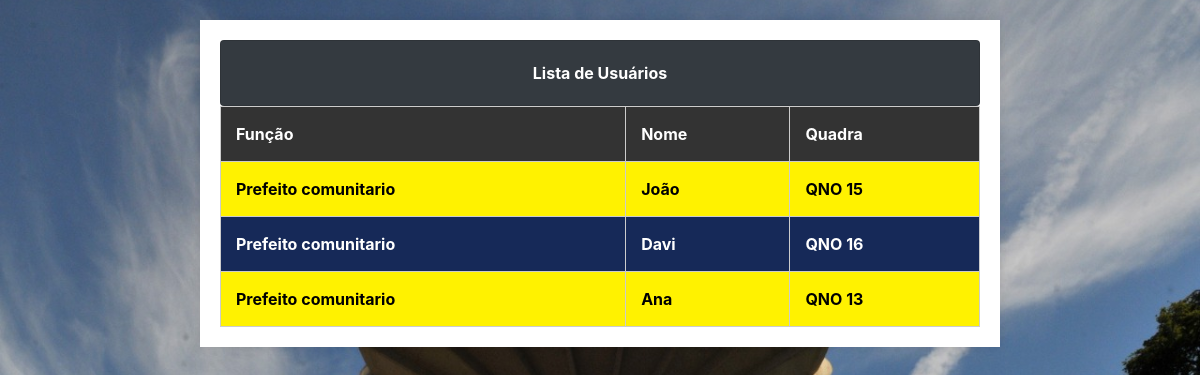
The app's page /view/formMostarLider.php (signed in) with its own data.
### tables this page shows
CREATE TABLE IF NOT EXISTS `tb_usuario` (
  `idusuario` INT(11) NOT NULL AUTO_INCREMENT,
  `login` VARCHAR(45) NOT NULL,
  `senha` VARCHAR(32) NOT NULL,
  `idperfil` INT(11) NOT NULL,
  PRIMARY KEY (`idusuario`),
  INDEX `fk_tb_usuario_tb_perfil1_idx` (`idperfil` ASC),
  CONSTRAINT `fk_tb_usuario_tb_perfil1`
    FOREIGN KEY (`idperfil`)
    REFERENCES `tb_perfil` (`idperfil`)
    ON DELETE NO ACTION
    ON UPDATE NO ACTION);

CREATE TABLE IF NOT EXISTS `tb_perfil` (
  `idperfil` INT(11) NOT NULL AUTO_INCREMENT,
  `descricao` VARCHAR(45) NOT NULL COMMENT '1=administracao\\n2=prefeito comunitario\\n3-suporte\\n',
  PRIMARY KEY (`idperfil`));

CREATE TABLE IF NOT EXISTS `tb_prefeito_comunitario` (
  `idprefeitura` INT(11) NOT NULL AUTO_INCREMENT,
  `nome_prefeito` VARCHAR(45) NOT NULL,
  `cpf_prefeito` VARCHAR(45) NOT NULL,
  `dt_nasc_prefeito` DATE NOT NULL,
  `tel_prefeito` VARCHAR(15) NOT NULL,
  `genero` INT(11) NOT NULL COMMENT '1=masculino\\n2=feminino\\n3=outros',
  `endereco_prefeito` VARCHAR(100) NOT NULL,
  `numero_registro_prefeito` VARCHAR(45) NOT NULL,
  `data_criacao_prefeito` TIMESTAMP NOT NULL DEFAULT CURRENT_TIMESTAMP ON UPDATE CURRENT_TIMESTAMP,
  `idusuario` INT(11) NOT NULL,
  PRIMARY KEY (`idprefeitura`),
  UNIQUE INDEX `cpf_Prefeito_UNIQUE` (`cpf_prefeito` ASC),
  UNIQUE INDEX `tel_prefeito_UNIQUE` (`tel_prefeito` ASC),
  UNIQUE INDEX `numero_registro_prefeito_UNIQUE` (`numero_registro_prefeito` ASC),
  INDEX `fk_tb_prefeito_comunitario_tb_usuario1_idx` (`idusuario` ASC),
  CONSTRAINT `fk_tb_prefeito_comunitario_tb_usuario1`
    FOREIGN KEY (`idusuario`)
    REFERENCES `tb_usuario` (`idusuario`)
    ON DELETE NO ACTION
    ON UPDATE NO ACTION);

### DAO/Tb_usuarioDAO.php (called while the page is built, shortened)
<?php
class Tb_usuarioDAO {
   public function pesquisarprefeito(){
    $pdo = Conexao::getInstance();
    $sql = "SELECT * from tb_usuario U INNER JOIN tb_prefeito_comunitario PC on U.idusuario=PC.idusuario INNER JOIN tb_perfil PF on U.idperfil=PF.idperfil;";
    $execucao = $pdo ->prepare($sql);
    $execucao ->execute();
    $resultado = $execucao->fetchAll(PDO::FETCH_ASSOC);
    return $resultado;
}
    }

### view/formMostarLider.php (the view, shortened to what this page needs)
<!DOCTYPE html>
<html lang="en">
<head>
    <link rel="stylesheet" href="../css/listar.css">
    <link rel="stylesheet" href="https://cdnjs.cloudflare.com/ajax/libs/font-awesome/5.15.4/css/all.min.css">
    <link rel="stylesheet" href="https://cdn.jsdelivr.net/npm/bootstrap@4.6.2/dist/css/bootstrap.min.css">
</head>
<body>
<?php
        require_once '../DAO/Tb_usuarioDAO.php';
        $Tb_usuarioDAO = new Tb_usuarioDAO();
        $Tb_usuarioDAO = $Tb_usuarioDAO->pesquisarprefeito();
        ?>
 <main>
 <div class="card bg-dark text-white font-weight-bold text-center">
                <div class="card-body">Lista de Usuários</div>
            </div>
        <table>
            <tr>
                <th>Função</th>
                <th>Nome</th>
                <th>Quadra</th>
            </tr>
            <?php
                    foreach ($Tb_usuarioDAO as $c ) {
                        $nome_prefeito = $c["nome_prefeito"];
                        $endereco_prefeito = $c["endereco_prefeito"];
                        $descricao = $c["descricao"]
                        ?>
                        <tr>
                            <td><?php echo $descricao; ?></td>
                            <td><?php echo $nome_prefeito; ?></td>
                            <td ><?php echo $endereco_prefeito; ?></td>
                        </tr>
                    <?php }
                    ?>
        </table>
    </main>
</body>
</html>

### css/listar.css (style rules this page uses)
body { font-family: 'Arial', sans-serif; margin: 0; padding: 0; background-image: url(../img/WhatsApp-Image-2021-03-27-at-10.47.21.jpeg); background-size: cover; background-position: center; height: 90vh; }
main { max-width: 800px; margin: 20px auto; background-color: #fff; padding: 20px; box-shadow: 0 0 10px rgba(0, 0, 0, 0.1); }
table { width: 100%; border-collapse: collapse; }
tr:nth-child(even) { background:rgb(255, 242, 0); color: black; font-size: 1rem; font-weight: bolder; }
tr { background-color: #162958; color: white; font-size: 1rem; font-weight: bolder; }
table, th, td { border: 1px solid #ccc; }
th, td { padding: 15px; text-align: left; }
th { background-color: #333; color: #fff; }

### records on screen
tb_usuario: idperfil.descricao "Prefeito comunitario", tb_prefeito_comunitario.nome_prefeito "João", tb_prefeito_comunitario.endereco_prefeito "QNO 15"
tb_usuario: idperfil.descricao "Prefeito comunitario", tb_prefeito_comunitario.nome_prefeito "Davi", tb_prefeito_comunitario.endereco_prefeito "QNO 16"
tb_usuario: idperfil.descricao "Prefeito comunitario", tb_prefeito_comunitario.nome_prefeito "Ana", tb_prefeito_comunitario.endereco_prefeito "QNO 13"
